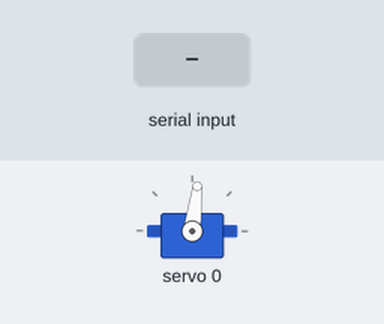
The sketch below on a simulated Arduino Uno, built with avr-gcc and run on an emulated ATmega328P. Shown: servo. The test bench sets the inputs (shaded band).

Above: at 1.2 s.
1.3 s: "R\n" received over Serial
At 2.5 s:
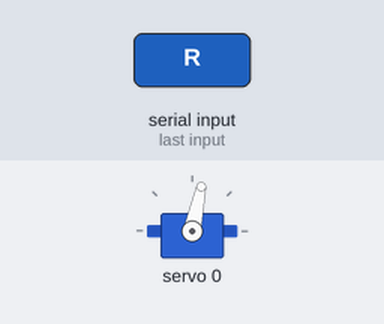
2.8 s: "L\n" received over Serial
At 3.9 s:
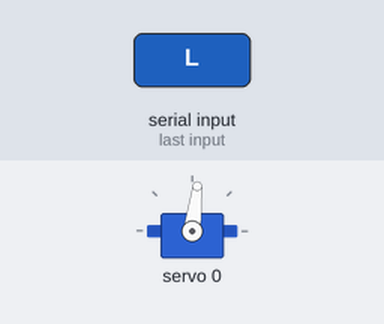
Timing chart, 0 to 5.8 s (numbered marks = the images above; inputs shaded):
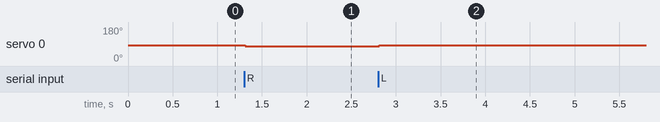

The sketch:

dht11.ino
```cpp
#include <Wire.h>
#include "PCA9685.h"
#include "DHT.h"

#define DHTPIN A0
#define DHTTYPE DHT11

DHT dht(DHTPIN, DHTTYPE);
PCA9685 driver;
PCA9685_ServoEval pwmServo(102, 470); // (-90deg, +90deg)

String cmd;
unsigned long lastMsg = 0;
int currentAngle = 0;
int targetAngle = 0;
int step = 5; // Step size for smooth movement

void tempPrint(long h, long t) {
  Serial.print(F("Humi: "));
  Serial.print(h);
  Serial.print(F("%  Temp: "));
  Serial.print(t);
  Serial.println(F("°C "));
}

void moveServoToTarget() {
  if (currentAngle < targetAngle) {
    currentAngle += step;
  } else if (currentAngle > targetAngle) {
    currentAngle -= step;
  }
  driver.setChannelPWM(0, pwmServo.pwmForAngle(currentAngle));
}

void setup() {
  Wire.begin();
  Wire.setClock(400000);
  driver.resetDevices();
  driver.init();
  driver.setPWMFrequency(50);

  Serial.begin(9600);
  dht.begin();
}

void loop() {
  unsigned long now = millis();

  if (now - lastMsg > 60 * 1000) {
    lastMsg = now;
    float h = dht.readHumidity();
    float t = dht.readTemperature();
    tempPrint(h, t);
  }

  if (Serial.available()) {
    cmd = Serial.readStringUntil('\n');
    if (cmd.charAt(0) == 'R') {
      targetAngle -= 5; // Adjust the target angle accordingly
    } else if (cmd.charAt(0) == 'L') {
      targetAngle += 5; // Adjust the target angle accordingly
    }
  }

  moveServoToTarget();
  delay(20); // Adjust the delay for smoother movement
}
```

Measured:
- after the input at 1.3 s, servo 0: 83° → 78° at once
- after the input at 2.8 s, servo 0: 78° → 83° at once
